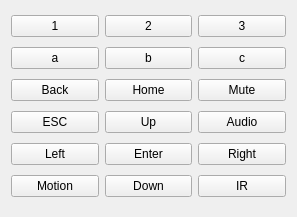
           <widget class="QWidget" name="layoutWidget_g">
            <property name="geometry">
             <rect>
              <x>10</x>
              <y>107</y>
              <width>297</width>
              <height>217</height>
             </rect>
            </property>
            <layout class="QVBoxLayout" name="verticalLayout_6">
             <item>
              <layout class="QHBoxLayout" name="horizontalLayout_30">
               <item>
                <widget class="QPushButton" name="btnBLEHIDSendKey_1">
                 <property name="toolTip">
                  <string>Button &quot;1&quot;</string>
                 </property>
                 <property name="text">
                  <string>1</string>
                 </property>
                </widget>
               </item>
               <item>
                <widget class="QPushButton" name="btnBLEHIDSendKey_2">
                 <property name="toolTip">
                  <string>Button &quot;2&quot;</string>
                 </property>
                 <property name="statusTip">
                  <string/>
                 </property>
                 <property name="text">
                  <string>2</string>
                 </property>
                </widget>
               </item>
               <item>
                <widget class="QPushButton" name="btnBLEHIDSendKey_3">
                 <property name="toolTip">
                  <string>Button &quot;3&quot;</string>
                 </property>
                 <property name="text">
                  <string>3</string>
                 </property>
                </widget>
               </item>
              </layout>
             </item>
             <item>
              <layout class="QHBoxLayout" name="horizontalLayout_38">
               <item>
                <widget class="QPushButton" name="btnBLEHIDSendKey_a">
                 <property name="toolTip">
                  <string>Button &quot;a&quot;</string>
                 </property>
                 <property name="text">
                  <string>a</string>
                 </property>
                </widget>
               </item>
               <item>
                <widget class="QPushButton" name="btnBLEHIDSendKey_b">
                 <property name="toolTip">
                  <string>Button &quot;b&quot;</string>
                 </property>
                 <property name="text">
                  <string>b</string>
                 </property>
                </widget>
               </item>
               <item>
                <widget class="QPushButton" name="btnBLEHIDSendKey_c">
                 <property name="toolTip">
                  <string>Button &quot;c&quot;</string>
                 </property>
                 <property name="text">
                  <string>c</string>
                 </property>
                </widget>
               </item>
              </layout>
             </item>
             <item>
              <layout class="QHBoxLayout" name="horizontalLayout_52">
               <item>
                <widget class="QPushButton" name="btnBLEHIDSendKey_back">
                 <property name="toolTip">
                  <string>Media key 'back' </string>
                 </property>
                 <property name="text">
                  <string>Back</string>
                 </property>
                </widget>
               </item>
               <item>
                <widget class="QPushButton" name="btnBLEHIDSendKey_home">
                 <property name="toolTip">
                  <string>Media key Home</string>
                 </property>
                 <property name="text">
                  <string>Home</string>
                 </property>
                </widget>
               </item>
               <item>
                <widget class="QPushButton" name="btnBLEHIDSendKey_mute">
                 <property name="toolTip">
                  <string>Media key Mute</string>
                 </property>
                 <property name="text">
                  <string>Mute</string>
                 </property>
                </widget>
               </item>
              </layout>
             </item>
             <item>
              <layout class="QHBoxLayout" name="horizontalLayout_40">
               <item>
                <widget class="QPushButton" name="btnBLEHIDSendKey_esc">
                 <property name="toolTip">
                  <string>Button ESC</string>
                 </property>
                 <property name="text">
                  <string>ESC</string>
                 </property>
                </widget>
               </item>
               <item>
                <widget class="QPushButton" name="btnBLEHIDSendKey_up">
                 <property name="toolTip">
                  <string>Button UP</string>
                 </property>
                 <property name="text">
                  <string>Up</string>
                 </property>
                </widget>
               </item>
               <item>
                <widget class="QPushButton" name="btnBLEHIDSendKey_audio">
                 <property name="toolTip">
                  <string>Audio button</string>
                 </property>
                 <property name="text">
                  <string>Audio</string>
                 </property>
                </widget>
               </item>
              </layout>
             </item>
             <item>
              <layout class="QHBoxLayout" name="horizontalLayout_3">
               <item>
                <widget class="QPushButton" name="btnBLEHIDSendKey_left">
                 <property name="toolTip">
                  <string>Button Left</string>
                 </property>
                 <property name="text">
                  <string>Left</string>
                 </property>
                </widget>
               </item>
               <item>
                <widget class="QPushButton" name="btnBLEHIDSendKey_enter">
                 <property name="toolTip">
                  <string>Button Enter key</string>
                 </property>
                 <property name="text">
                  <string>Enter</string>
                 </property>
                </widget>
               </item>
               <item>
                <widget class="QPushButton" name="btnBLEHIDSendKey_right">
                 <property name="toolTip">
                  <string>Button Right</string>
                 </property>
                 <property name="text">
                  <string>Right</string>
                 </property>
                </widget>
               </item>
              </layout>
             </item>
             <item>
              <layout class="QHBoxLayout" name="horizontalLayout_41">
               <item>
                <widget class="QPushButton" name="btnBLEHIDSendKey_motion">
                 <property name="toolTip">
                  <string>Mouse pointer motion demo</string>
                 </property>
                 <property name="text">
                  <string>Motion</string>
                 </property>
                </widget>
               </item>
               <item>
                <widget class="QPushButton" name="btnBLEHIDSendKey_down">
                 <property name="toolTip">
                  <string>Button Down</string>
                 </property>
                 <property name="text">
                  <string>Down</string>
                 </property>
                </widget>
               </item>
               <item>
                <widget class="QPushButton" name="btnBLEHIDSendKey_ir">
                 <property name="toolTip">
                  <string>IR button</string>
                 </property>
                 <property name="text">
                  <string>IR</string>
                 </property>
                </widget>
               </item>
              </layout>
             </item>
            </layout>
           </widget>
